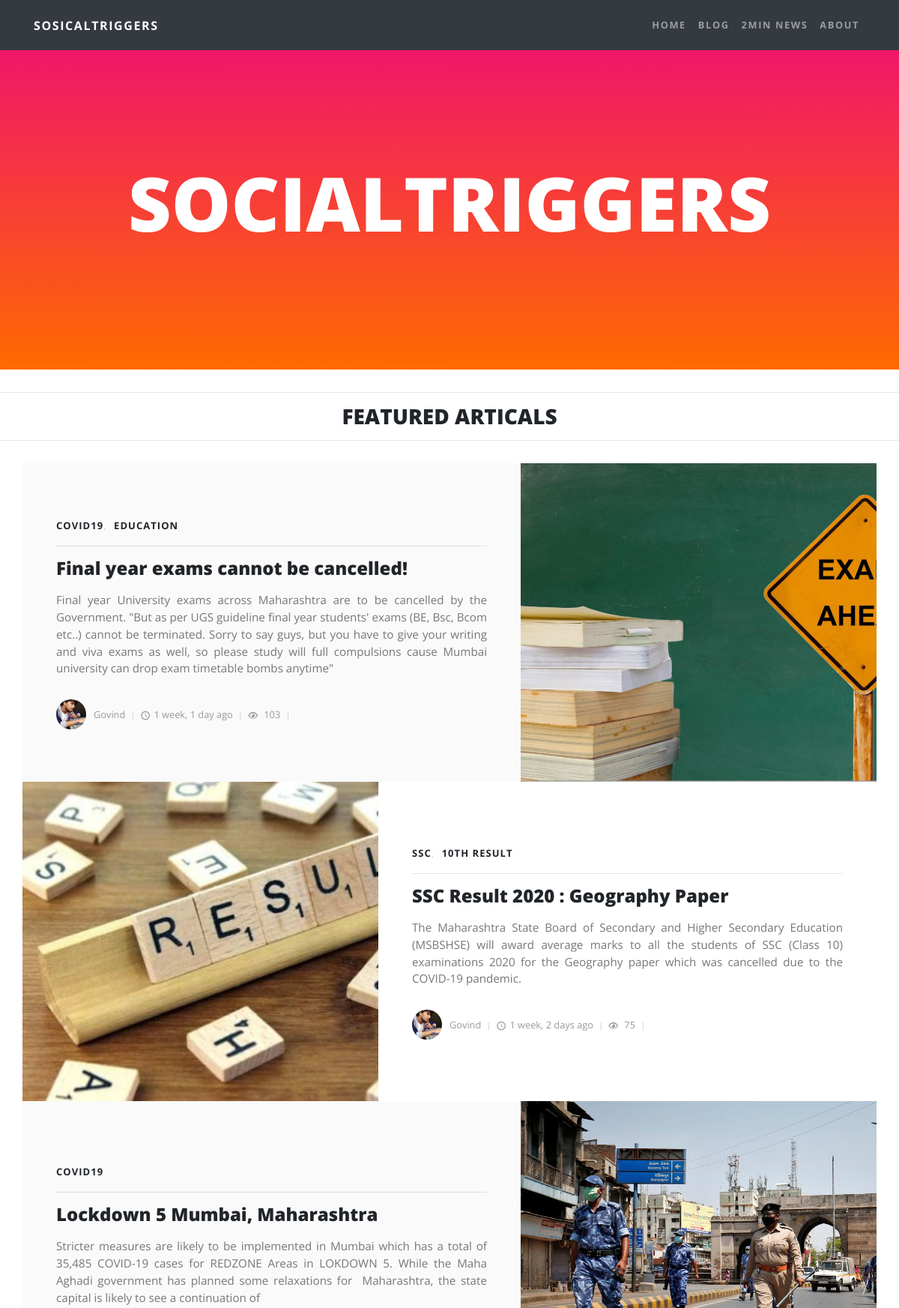
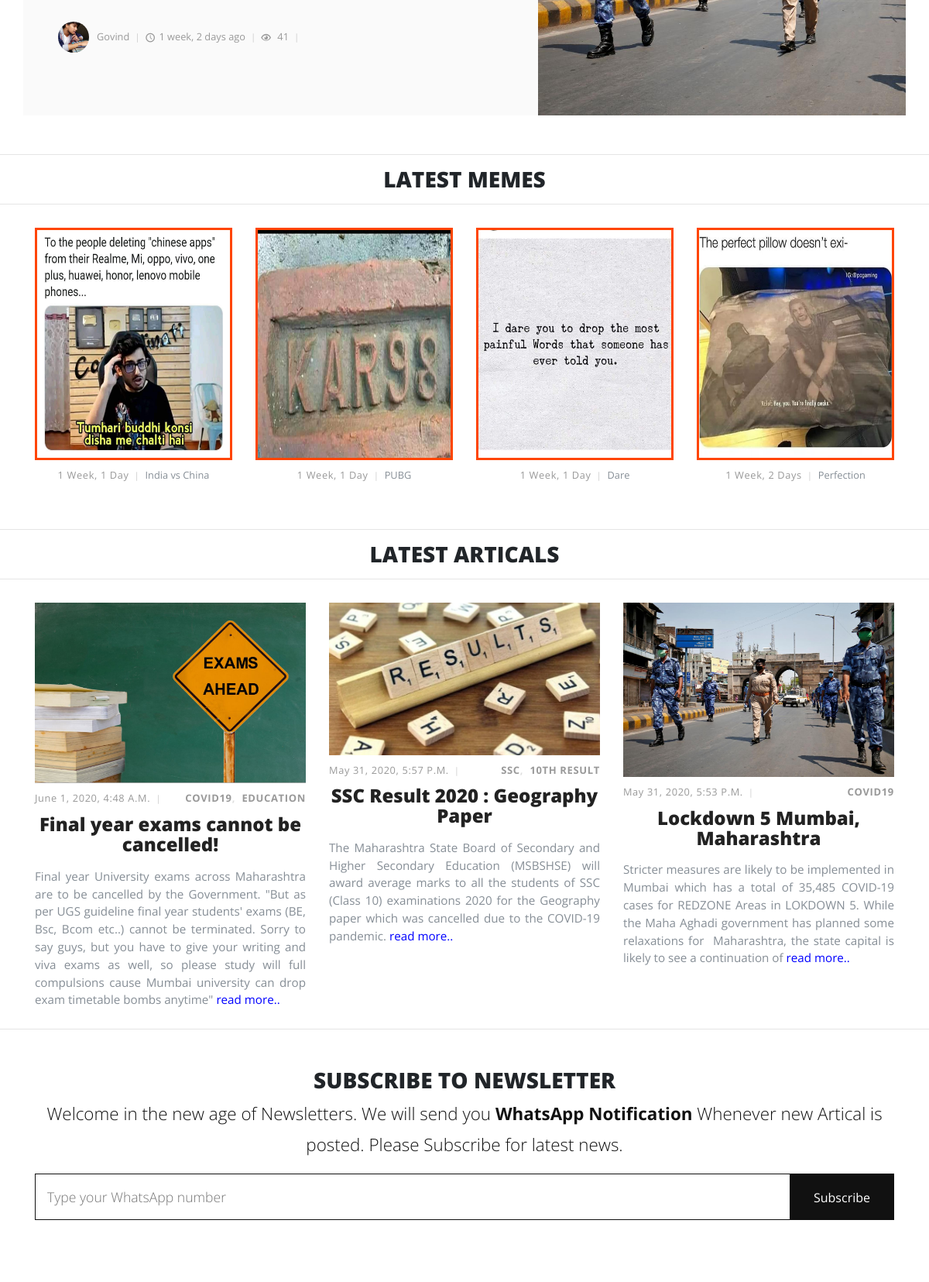
The page / (upper part) on the database its author committed (2 pictures, top to bottom).
### post/models.py (models this page shows, shortened)
class Category(models.Model):
    name = models.CharField(max_length=100)
    def __str__(self):
        return self.name
    class Meta:
        verbose_name = 'Category'
        verbose_name_plural = 'Categories'

class Post(models.Model):
    post_id         = models.IntegerField(unique = True)
    title           = models.CharField(max_length = 100)
    author          = models.ForeignKey(Author, on_delete = models.CASCADE)
    overview        = models.TextField()
    body            = HTMLField()
    timestamp       = models.DateTimeField(auto_now_add=True)
    thumbnail       = models.ImageField(upload_to = 'post')
    category        = models.ManyToManyField(Category)
    view_count      = models.IntegerField(blank = True)
    featured        = models.BooleanField()

class Author(models.Model):
    user            = models.OneToOneField(User, on_delete = models.CASCADE)
    profile_picture   = models.ImageField(upload_to='profile_picture')

class Meme(models.Model):
    meme_id   = models.IntegerField(unique = True)
    meme      = models.ImageField(upload_to = 'meme')
    view_count      = models.IntegerField(blank = True)
    timestamp = models.DateTimeField(auto_now_add=True)
    source    = models.CharField(max_length = 100)
    category  = models.OneToOneField(Category, on_delete = models.CASCADE)

### post/views.py (the view)
# urls.py: path('', views.home, name = 'home'),
def home(request):
    FEATURED_POSTS =  Post.objects.filter(featured = True).order_by('-timestamp')[:3]
    return render(request, 'home.html', { 'FEATURED_POSTS': FEATURED_POSTS, 'LATEST_POSTS': LATEST_POSTS[:3],
                           'LATEST_MEMES': LATEST_MEMES[:4]})

### templates/home.html
{% extends 'base.html' %}
{% load static %}
{% block body %}
    <header class="masthead text-center text-white">
        <div class="masthead-content">
            <div class="container">
                <h1 class="heading_main">SOCIALTRIGGERS</h1>
            </div>
        </div>
    </header>
    <hr style="margin-top: 30px;">
      <div class = "text-center"><h3 class="masthead-subheading mb-0">FEATURED ARTICALS</h3></div>
    <hr style="margin-bottom: 30px;">
    <section class="featured-posts no-padding-top">
      <div class="container">
        {% for post in FEATURED_POSTS %}
          <div class="row d-flex align-items-stretch">
            {% if not forloop.first and not forloop.last %}
            <div class="image col-lg-5">
              <img src="{{post.thumbnail.url}}">
            </div>
          {% endif %}
            <div class="text col-lg-7">
              <div class="text-inner d-flex align-items-center">
                <div class="content">
                  <header class="post-header">
                    <div class="category">
                      {% for cat in post.category.all %}
                        <a href="#">{{ cat }}</a>
                      {% endfor %}
                    </div>
                    <hr>
                    <a href="{% url 'post' post.post_id %}">
                      <h3 class="post_title h4">{{ post.title }}</h3>
                      </a>
                  </header>
                  <p class="text-justify">{{ post.overview }}</p>
                  <footer class="post-footer d-flex align-items-center">
                    <a href="#" class="author d-flex align-items-center flex-wrap">
                      <div class="avatar"><img src="{{ post.author.profile_picture.url }}" class="img-fluid"></div>
                      <div class="title"><span>{{ post.author.user.username }}</span></div>
                    </a>
                      <div class="date"><i class="icon-clock"></i>{{ post.timestamp | timesince }} ago</div>
                      <div class="views date"><i class="icon-eye"></i> {{ post.view_count }}</div>
                    </footer>
                </div>
              </div>
            </div>
            {% if forloop.first or forloop.last %}
            <div class="image col-lg-5">
              <img class="" src="{{post.thumbnail.url}}">
            </div>
            {% endif %}
          </div>
        {% endfor %}
      </div>
    </section>
    <hr style="margin-top: -50px;">
      <div class = "text-center"><h3 class="masthead-subheading mb-0">LATEST MEMES</h3></div>
    <hr style="margin-bottom: -70px;">
    <section class="latest-posts">
      <div class="container">
        <div class="row">
          {% for meme in LATEST_MEMES %}
            <div class="post col-sm-12 col-md-3 text-center">
                <div class="post-thumbnail">
                  <a href="{% url 'meme' meme.meme_id %}">
                    <img style="width: auto; height: 300px; border: 3px solid orangered;" src="{{ meme.meme.url }}" class="img-fluid">
                  </a>
                </div>
                <div class="post-details">
                  <div class="post-meta" style="display: inline-flex;">
                    <div class="date">{{ meme.timestamp | timesince }}</div>
                    <div class="category text-muted">{{ meme.category.name }}</div>
                  </div>
                </div>
            </div>
          {% endfor %}
        </div>
      </div>
    </section>
    <hr style="margin-top: -50px;">
      <div class = "text-center"><h3 class="masthead-subheading mb-0">LATEST ARTICALS</h3></div>
    <hr style="margin-bottom: -70px;">
    <section class="latest-posts">
      <div class="container">
        <div class="row">
          {% for post in LATEST_POSTS %}
            <div class="post col-md-4">
                <div class="post-thumbnail">
                  <a href="{% url 'post' post.post_id %}">
                    <img src="{{ post.thumbnail.url }}" class="img-fluid">
                  </a>
                </div>
                <div class="post-details">
                  <div class="post-meta d-flex justify-content-between">
                    <div class="date">{{ post.timestamp }}</div>
                    <div class="category">
                      {% for cat in post.category.all %}
                        <a href="#">{{ cat }}</a>
                      {% endfor %}
                    </div>
                  </div>
                  <a href="{% url 'post' post.post_id %}">
                    <h3 class="h4 text-center">{{ post.title }}</h3>
                  </a>
                  <p class="text-muted text-justify">{{ post.overview }} <a href="{% url 'post' post.post_id %}" style="color: blue; padding: 0; margin: 0;"> read more..</a></p>
                </div>
            </div>
          {% endfor %}
        </div>
      </div>
    </section>
    <hr style="margin-top: -90px; margin-bottom: -50px;">
{% endblock %}

### static/blog/css/style.default.css (style rules this page uses)
body { overflow-x: hidden; }
a, i, span { display: inline-block; text-decoration: none; -webkit-transition: all 0.3s; transition: all 0.3s; }
section { padding: 100px 0; overflow-x: hidden; }
.category a { color: #999; letter-spacing: 0.08em; font-weight: 700; text-transform: uppercase; text-decoration: none; font-size: 13px; }
.category a::after { content: ','; color: #ddd; display: inline-block; margin-right: 5px; }
.category a:last-of-type::after { display: none; }
i[class*="icon-"] { -webkit-transform: translateY(3px); transform: translateY(3px); }
.text-white { color: #fff; }
.no-padding-top { padding-top: 0 !important; }
h1, h2, h3, h4, h5, h6 { margin-bottom: 15px; }
section.featured-posts .row:nth-of-type(odd) .text { background: #fafafa; }
section.featured-posts .row:last-of-type { margin-bottom: 0; }
section.featured-posts p { font-weight: 400; color: #777; font-size: 0.95em; }
section.featured-posts .text-inner { padding: 70px 30px; height: 100%; -webkit-transition: all 0.3s; transition: all 0.3s; }
section.featured-posts a { color: inherit; text-decoration: none; }
section.featured-posts .avatar { max-width: 40px; min-width: 40px; height: 40px; overflow: hidden; border-radius: 50%; margin-right: 10px; }
section.featured-posts .title, section.featured-posts .date, section.featured-posts .comments { font-size: 0.8em; font-weight: 400; color: #999; }
section.featured-posts .title i, section.featured-posts .date i, section.featured-posts .comments i { margin-right: 5px; }
section.featured-posts .title::after, section.featured-posts .date::after, section.featured-posts .comments::after { content: '|'; display: inline-block; margin: 0 7px; font-size: 0.9em; color: #ccc; }
section.featured-posts .image { max-height: 200px; width: auto; overflow: hidden; padding: 0; }
section.featured-posts .image img { height: 100%; }
section.featured-posts .post-header { margin-bottom: 10px; }
section.featured-posts .post-footer { margin-top: 30px; }
.post-meta { margin: 10px 0; font-size: 0.8em; }
.post-meta .date { text-transform: uppercase; font-weight: 400; }
.post-meta .date::after { display: none; }
.post p:not(.lead) { font-weight: 400; color: #777; font-size: 0.95em; }
.post a { text-decoration: none; }
.post h3 { line-height: 1.1em; color: #222; -webkit-transition: all 0.3s; transition: all 0.3s; margin-bottom: 1rem; }
.post .category a { color: #999; letter-spacing: 0.05em; font-weight: 700; text-transform: uppercase; text-decoration: none; }
.post .date { letter-spacing: 0.05em; font-weight: 400; text-transform: uppercase; color: #aaa; }
.post .title, .post .date, .post .comments, .post .views { font-weight: 400; color: #999; text-transform: capitalize; }
.post .title::after, .post .date::after, .post .comments::after, .post .views::after { content: '|'; display: inline-block; margin: 0 7px; font-size: 0.9em; color: #ccc; }
body { font-family: "Open Sans", sans-serif; font-size: 1rem; font-weight: normal; line-height: 1.5; color: #212529; background-color: #fff; }
a { color: #999; text-decoration: none; }
h1, h2, h3, h4, h5, h6, .h1, .h2, .h3, .h4, .h5, .h6 { margin-bottom: 0.5rem; font-family: inherit; font-weight: 700; line-height: 1.1; color: inherit; }
h1, .h1 { font-size: 2.5rem; }
h3, .h3 { font-size: 1.75rem; }
h4, .h4 { font-size: 1.5rem; }
hr { border-top: 1px solid rgba(0, 0, 0, 0.1); }

### templates/base.html (style rules this page uses)
.heading_main { font-size: 100px; }

### rows shown on the page
Post: title "Final year exams cannot be cancelled!", overview "Final year University exams across Maharashtra are to be cancelled by the Government. \"But as per UGS guideline final year students' exams (BE, Bsc, Bcom etc..) cannot be terminated. Sorry to say guys, but you have to give your writing and viva exams as well, so please study will full compulsions cause Mumbai university can drop exam timetable bombs anytime\"", author.profile_picture (picture), author.user.username "Govind", timestamp "1 week, 1 day", view_count "103", thumbnail (picture), timestamp "June 1, 2020, 4:48 A.m."
Category: name "COVID19"
Category: name "EDUCATION"
Post: thumbnail (picture), title "SSC Result 2020 : Geography Paper", overview "The Maharashtra State Board of Secondary and Higher Secondary Education (MSBSHSE) will award average marks to all the students of SSC (Class 10) examinations 2020 for the Geography paper which was cancelled due to the COVID-19 pandemic.", author.profile_picture (picture), author.user.username "Govind", timestamp "1 week, 2 days", view_count "75", timestamp "May 31, 2020, 5:57 P.m."
Category: name "SSC"
Category: name "10TH RESULT"
Post: title "Lockdown 5 Mumbai, Maharashtra", overview "Stricter measures are likely to be implemented in Mumbai which has a total of 35,485 COVID-19 cases for REDZONE Areas in LOKDOWN 5. While the Maha Aghadi government has planned some relaxations for Maharashtra, the state capital is likely to see a continuation of", author.profile_picture (picture), author.user.username "Govind", timestamp "1 week, 2 days", view_count "41", thumbnail (picture), timestamp "May 31, 2020, 5:53 P.m."
Meme: meme (picture), timestamp "1 Week, 1 Day", category.name "India vs China"
Meme: meme (picture), timestamp "1 Week, 1 Day", category.name "PUBG"
Meme: meme (picture), timestamp "1 Week, 1 Day", category.name "Dare"
Meme: meme (picture), timestamp "1 Week, 2 Days", category.name "Perfection"
